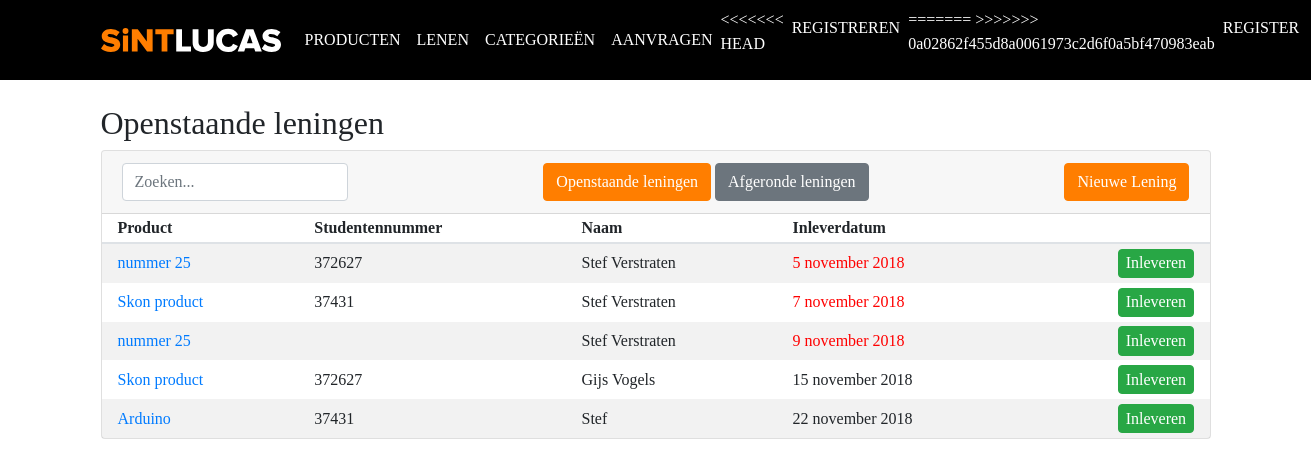
Page /lenen on the earlier database version.
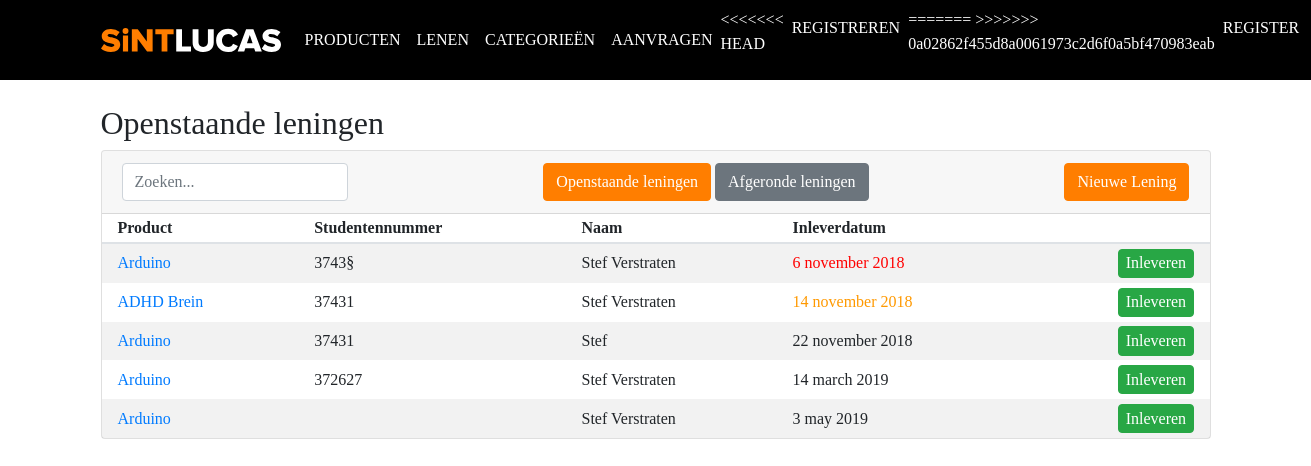
Same page on the later database version.
### tables this page shows
CREATE TABLE `borrowed` (
  `id` int(11) NOT NULL,
  `student_number` varchar(255) NOT NULL,
  `customer_name` varchar(255) NOT NULL,
  `customer_email` varchar(255) NOT NULL,
  `customer_phone` varchar(255) NOT NULL,
  `user_id` varchar(255) NOT NULL,
  `borrowed_at` timestamp NOT NULL DEFAULT CURRENT_TIMESTAMP ON UPDATE CURRENT_TIMESTAMP,
  `borrowed_till` timestamp NOT NULL DEFAULT '0000-00-00 00:00:00',
  `returned` varchar(255) NOT NULL,
  `product_id` int(11) NOT NULL,
  `for_what` text NOT NULL,
  `note_before` text NOT NULL,
  `note_after` text NOT NULL
);

CREATE TABLE `products` (
  `product_id` int(11) NOT NULL,
  `category_id` int(11) NOT NULL,
  `name` varchar(255) NOT NULL,
  `slug` varchar(255) NOT NULL,
  `body` text NOT NULL,
  `created_at` timestamp NOT NULL DEFAULT CURRENT_TIMESTAMP,
  `count` int(11) NOT NULL,
  `product_lent` int(11) NOT NULL
);

### application/controllers/Borrowed.php (called while the page is built, shortened)
<?php
	class Borrowed extends CI_Controller {
		public function index() {
			$data['title'] = 'Openstaande leningen';
			$data['loans'] = $this->Borrowed_model->get_loans();
			$this->load->view('templates/header');
			$this->load->view('borrowed/index', $data);
			$this->load->view('templates/footer');
		}
	}

### index.php (called while the page is built, shortened)
<?php
require_once BASEPATH.'core/CodeIgniter.php';

### application/models/Borrowed_model.php (called while the page is built, shortened)
<?php
	class Borrowed_model extends CI_Model {
		public function get_loans($slug = FALSE) {
			if ($slug === FALSE) {
				$this->db->order_by('borrowed.borrowed_till', 'ASC');
				$this->db->join('products', 'products.product_id = borrowed.product_id');
				$query = $this->db->get('borrowed');
				return $query->result_array();
			}
			$query = $this->db->get_where('borrowed', array('slug' => $slug));
			return $query->row_array();
		}
	}

### application/views/borrowed/index.php (the view, shortened to what this page needs)
<h2><?=$title?></h2>
<div class="card mb-4" id="products">
	<div class="card-header d-flex justify-content-between align-items-center">
		<form class="form-inline mb-0">
			<input type="text" id="productSearch" class="form-control search" placeholder="Zoeken...">
		</form>
		<div>
			<a href="<?php echo base_url(); ?>lenen" class="btn btn-primary">Openstaande leningen</a>
			<a href="<?php echo base_url(); ?>lenen/ingeleverd" class="btn btn-secondary">Afgeronde leningen</a>
		</div>
			<a href="<?php echo base_url(); ?>lenen/nieuw" class="btn btn-primary">Nieuwe Lening</a>
	</div>
	<div class="table-responsive">
		<table class="table card-table mb-0 table-striped">
			<thead>
				<tr>
					<th>Product</th>
					<th>Studentennummer</th>
					<th>Naam</th>
					<th>Inleverdatum</th>
               <th></th>
				</tr>
			</thead>
			<tbody class="list">
				<?php
					$i = 0;
					foreach($loans as $loan):
					$i++;
					?>
				<?php if ($loan['returned'] === 'yes'): continue; endif; ?>
					<tr>
						<td class="product"><a href="<?=site_url('/producten/' . $loan['slug'])?>"><?=$loan['name']?></a></td>
						<td class="student_number"><?=$loan['student_number']?></td>
						<td class="name"><?=$loan['customer_name']?></td>
						<?php $timestamp_borrowed_till = strtotime($loan['borrowed_till']); ?>
						<td class="date text-lowercase <?php if (date('Y/m/d', time()) > date('Y/m/d', $timestamp_borrowed_till)) { echo 'text-red'; } elseif (date('Y/m/d', time()) == date('Y/m/d', $timestamp_borrowed_till)) { echo 'text-orange'; } ?>">
							<?=date('j F Y', $timestamp_borrowed_till);?>
						</td>
                  <td class="d-flex justify-content-end align-items-center">
	                  <button type="button" class="btn btn-success" data-toggle="modal" data-target="#moreinfo<?=$i?>">Inleveren</button>
                  </td>
               </tr>
				<?php endforeach; ?>
			</tbody>
		</table>
	</div>
</div>

Differences in the rows shown:
no longer on this page (row edited): borrowed: product.name "nummer 25", student_number "372627", customer_name "Stef Verstraten", borrowed_till "5 november 2018"
no longer on this page (row edited): borrowed: product.name "Skon product", student_number "37431", customer_name "Stef Verstraten", borrowed_till "7 november 2018"
no longer on this page (row edited): borrowed: product.name "nummer 25", customer_name "Stef Verstraten", borrowed_till "9 november 2018"
no longer on this page (row edited): borrowed: product.name "Skon product", student_number "372627", customer_name "Gijs Vogels", borrowed_till "15 november 2018"
added borrowed: product.name "Arduino", student_number "3743§", customer_name "Stef Verstraten", borrowed_till "6 november 2018"
added borrowed: product.name "ADHD Brein", student_number "37431", customer_name "Stef Verstraten", borrowed_till "14 november 2018"
added borrowed: product.name "Arduino", student_number "372627", customer_name "Stef Verstraten", borrowed_till "14 march 2019"
added borrowed: product.name "Arduino", customer_name "Stef Verstraten", borrowed_till "3 may 2019"
